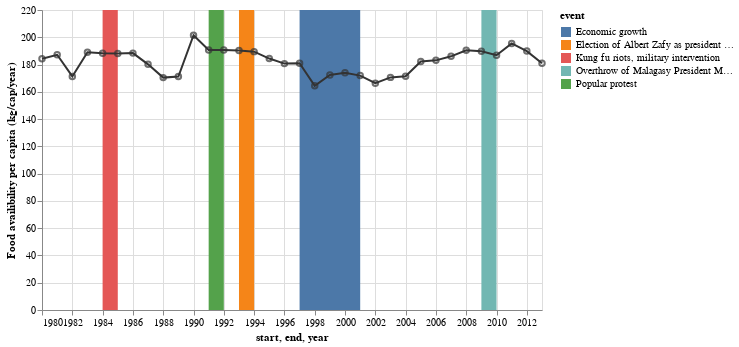

Write notebook code for a chart like this one.
### Code cell
Madagascar = [
      {"year": "1980", "Food availibility per capita (kg/cap/year)": 184.226755},
      {"year": "1981", "Food availibility per capita (kg/cap/year)": 187.151250},
      {"year": "1982", "Food availibility per capita (kg/cap/year)": 171.273137},
      {"year": "1983", "Food availibility per capita (kg/cap/year)": 188.991616},
      {"year": "1984", "Food availibility per capita (kg/cap/year)": 188.308895},
      {"year": "1985", "Food availibility per capita (kg/cap/year)": 188.084513},
      {"year": "1986", "Food availibility per capita (kg/cap/year)": 188.377744},
      {"year": "1987", "Food availibility per capita (kg/cap/year)": 180.141340},
      {"year": "1988", "Food availibility per capita (kg/cap/year)": 170.412200},
      {"year": "1989", "Food availibility per capita (kg/cap/year)": 171.191407},
      {"year": "1990", "Food availibility per capita (kg/cap/year)": 201.503271},
      {"year": "1991", "Food availibility per capita (kg/cap/year)": 190.692285},
      {"year": "1992", "Food availibility per capita (kg/cap/year)": 190.611546},
      {"year": "1993", "Food availibility per capita (kg/cap/year)": 190.223108},
      {"year": "1994", "Food availibility per capita (kg/cap/year)": 189.467723},
      {"year": "1995", "Food availibility per capita (kg/cap/year)": 184.402471},
      {"year": "1996", "Food availibility per capita (kg/cap/year)": 180.683333},
      {"year": "1997", "Food availibility per capita (kg/cap/year)": 181.007763},
      {"year": "1998", "Food availibility per capita (kg/cap/year)": 164.449290},
      {"year": "1999", "Food availibility per capita (kg/cap/year)": 172.377551},
      {"year": "2000", "Food availibility per capita (kg/cap/year)": 173.907210},
      {"year": "2001", "Food availibility per capita (kg/cap/year)": 171.888012},
      {"year": "2002", "Food availibility per capita (kg/cap/year)": 166.287884},
      {"year": "2003", "Food availibility per capita (kg/cap/year)": 170.584228},
      {"year": "2004", "Food availibility per capita (kg/cap/year)": 171.460093},
      {"year": "2005", "Food availibility per capita (kg/cap/year)": 182.273141},
      {"year": "2006", "Food availibility per capita (kg/cap/year)": 183.080942},
      {"year": "2007", "Food availibility per capita (kg/cap/year)": 186.022569},
      {"year": "2008", "Food availibility per capita (kg/cap/year)": 190.517047},
      {"year": "2009", "Food availibility per capita (kg/cap/year)": 189.695677},
      {"year": "2010", "Food availibility per capita (kg/cap/year)": 186.797089},
      {"year": "2011", "Food availibility per capita (kg/cap/year)": 195.505390},
      {"year": "2012", "Food availibility per capita (kg/cap/year)": 189.859699},
      {"year": "2013", "Food availibility per capita (kg/cap/year)": 180.880179},
    ]

Events = [{"start": "1984","end": "1985","event": "Kung fu riots, military intervention"},{"start": "1991","end": "1992","event": "Popular protest"},{"start":"1993","end":"1994","event":"Election of Albert Zafy as president of madagascar"},{"start":"2009","end":"2010","event":"Overthrow of Malagasy President Marc Ravalomanana"},{"start":"1997","end":"2001","event":"Economic growth"}]


Madagascar = alt.pd.DataFrame(Madagascar)
Events = alt.pd.DataFrame(Events)


line = alt.Chart(Madagascar).mark_line(color='#333').encode(
    alt.X('year:T', axis=alt.Axis(format='%Y')),
    y='Food availibility per capita (kg/cap/year)'
).properties(
    width=500,
    height=300
)

point = line.mark_point(color='#333')

rect = alt.Chart(Events).mark_rect().encode(
    x='start:T',
    x2='end:T',
    color='event:N'
)

rect + line + point

### Figure 1 — Vega-Lite specification as saved in the notebook (floating-point values rounded to 4 significant figures)
{"config": {"view": {"continuousWidth": 400, "continuousHeight": 300}}, "layer": [{"data": {"name": "data-109d28c8a166ca1fec397f3764d1aaed"}, "mark": "rect", "encoding": {"color": {"type": "nominal", "field": "event"}, "x": {"type": "temporal", "field": "start"}, "x2": {"field": "end"}}}, {"data": {"name": "data-db79117ca20bef779f0f989a634d6314"}, "mark": {"type": "line", "color": "#333"}, "encoding": {"x": {"type": "temporal", "axis": {"format": "%Y"}, "field": "year"}, "y": {"type": "quantitative", "field": "Food availibility per capita (kg/cap/year)"}}, "height": 300, "width": 500}, {"data": {"name": "data-db79117ca20bef779f0f989a634d6314"}, "mark": {"type": "point", "color": "#333"}, "encoding": {"x": {"type": "temporal", "axis": {"format": "%Y"}, "field": "year"}, "y": {"type": "quantitative", "field": "Food availibility per capita (kg/cap/year)"}}, "height": 300, "width": 500}], "$schema": "https://vega.github.io/schema/vega-lite/v4.8.1.json", "datasets": {"data-109d28c8a166ca1fec397f3764d1aaed": [{"start": "1984", "end": "1985", "event": "Kung fu riots, military intervention"}, {"start": "1991", "end": "1992", "event": "Popular protest"}, {"start": "1993", "end": "1994", "event": "Election of Albert Zafy as president of madagascar"}, {"start": "2009", "end": "2010", "event": "Overthrow of Malagasy President Marc Ravalomanana"}, {"start": "1997", "end": "2001", "event": "Economic growth"}], "data-db79117ca20bef779f0f989a634d6314": [{"year": "1980", "Food availibility per capita (kg/cap/year)": 184.2}, {"year": "1981", "Food availibility per capita (kg/cap/year)": 187.2}, {"year": "1982", "Food availibility per capita (kg/cap/year)": 171.3}, {"year": "1983", "Food availibility per capita (kg/cap/year)": 189.0}, {"year": "1984", "Food availibility per capita (kg/cap/year)": 188.3}, {"year": "1985", "Food availibility per capita (kg/cap/year)": 188.1}, {"year": "1986", "Food availibility per capita (kg/cap/year)": 188.4}, {"year": "1987", "Food availibility per capita (kg/cap/year)": 180.1}, {"year": "1988", "Food availibility per capita (kg/cap/year)": 170.4}, {"year": "1989", "Food availibility per capita (kg/cap/year)": 171.2}, {"year": "1990", "Food availibility per capita (kg/cap/year)": 201.5}, {"year": "1991", "Food availibility per capita (kg/cap/year)": 190.7}, {"year": "1992", "Food availibility per capita (kg/cap/year)": 190.6}, {"year": "1993", "Food availibility per capita (kg/cap/year)": 190.2}, {"year": "1994", "Food availibility per capita (kg/cap/year)": 189.5}, {"year": "1995", "Food availibility per capita (kg/cap/year)": 184.4}, {"year": "1996", "Food availibility per capita (kg/cap/year)": 180.7}, {"year": "1997", "Food availibility per capita (kg/cap/year)": 181.0}, {"year": "1998", "Food availibility per capita (kg/cap/year)": 164.4}, {"year": "1999", "Food availibility per capita (kg/cap/year)": 172.4}, {"year": "2000", "Food availibility per capita (kg/cap/year)": 173.9}, {"year": "2001", "Food availibility per capita (kg/cap/year)": 171.9}, {"year": "2002", "Food availibility per capita (kg/cap/year)": 166.3}, {"year": "2003", "Food availibility per capita (kg/cap/year)": 170.6}, {"year": "2004", "Food availibility per capita (kg/cap/year)": 171.5}, {"year": "2005", "Food availibility per capita (kg/cap/year)": 182.3}, {"year": "2006", "Food availibility per capita (kg/cap/year)": 183.1}, {"year": "2007", "Food availibility per capita (kg/cap/year)": 186.0}, {"year": "2008", "Food availibility per capita (kg/cap/year)": 190.5}, {"year": "2009", "Food availibility per capita (kg/cap/year)": 189.7}, {"year": "2010", "Food availibility per capita (kg/cap/year)": 186.8}, {"year": "2011", "Food availibility per capita (kg/cap/year)": 195.5}, {"year": "2012", "Food availibility per capita (kg/cap/year)": 189.9}, {"year": "2013", "Food availibility per capita (kg/cap/year)": 180.9}]}}
